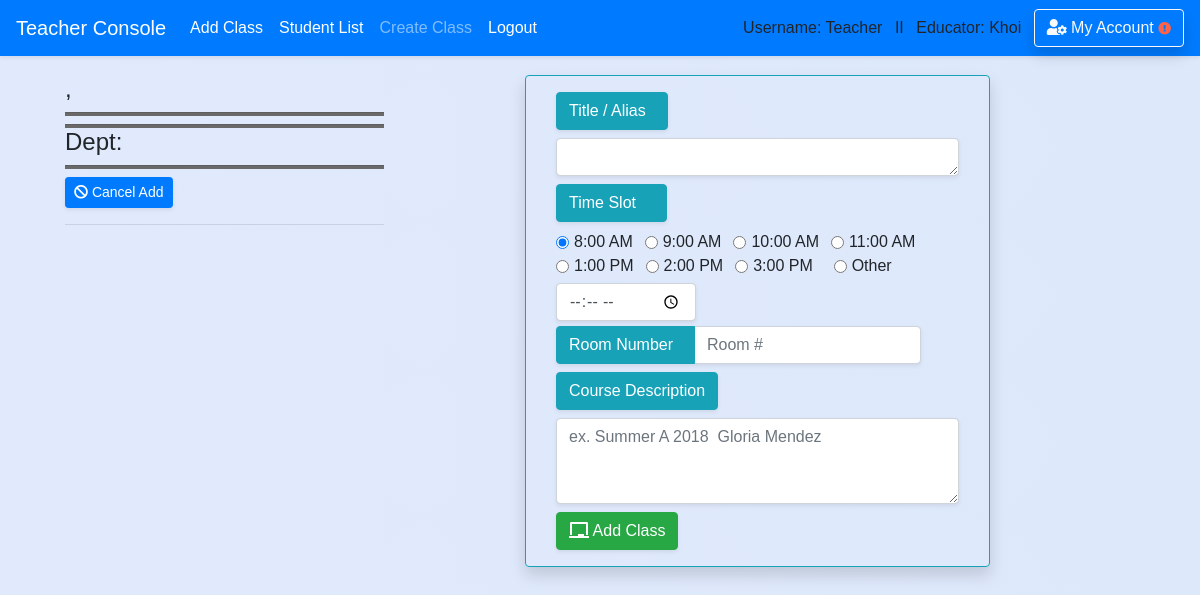
The page /teacher/classroom/add_classroom/13 (signed in) on the database as committed earlier.
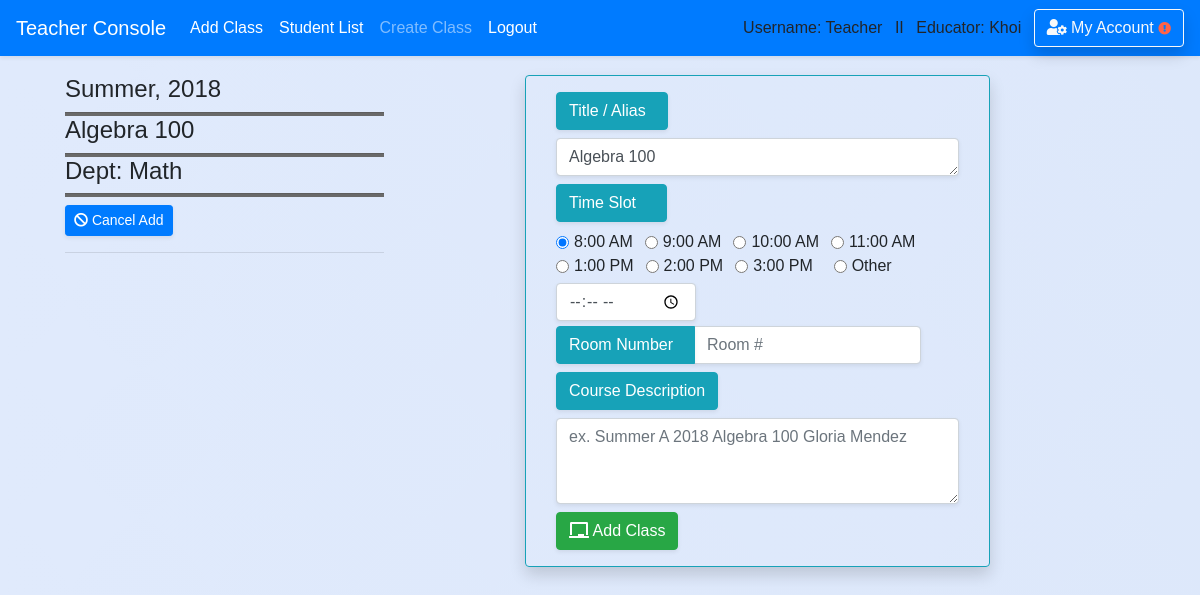
The same page on the database as committed later.
### school_app/models.py (models this page shows, shortened)
class Course(models.Model):
    course_number = models.CharField(max_length=20,default='12345678')
    abbreviated_title = models.CharField(max_length=150,default='')
    course_title = models.CharField(max_length=250,default='') #,unique=True)
    maximum_credit = models.CharField(max_length=10,default='')
    semester = models.CharField(max_length=50,default='')
    year = models.CharField(max_length=4,default='')
    teacher_name = models.CharField(max_length=50,default='')
    description = models.CharField(max_length=450,default='')
    is_archive = models.BooleanField(default=False)
    department = models.ForeignKey('Department',blank=True, null=True, on_delete = models.SET_NULL, related_name='belong_in_department')
    teacher = models.ForeignKey('Teacher',blank=True, null=True, on_delete = models.SET_NULL, related_name='course_by_teacher')
    create_date = models.DateField(auto_now_add=True , blank=True,null=True,)

class Department(models.Model):
    description = models.CharField(max_length=450,default='Department Description')
    name = models.CharField(max_length=75,default='', unique=True)
    teacher = models.ManyToManyField(Teacher,blank=True)
    student = models.ManyToManyField(Student,blank=True)

### school_app/views_logged.py (the view, shortened to what this page needs)
# urls.py: path('teacher/classroom/add_classroom', views_logged.add_classroom, name='add_classroom'),
def add_classroom(request,course_id=None):
    if is_login(request) == False:
        return redirect('/login')
    if is_login(request) == True:
        if request.user.profile.is_teacher == False:
            messages.warning(request, "You don't have Instructor's Privilege!")
            return redirect('/')
        course = Course.objects.filter(id=course_id).first()
        return render(request,'teacher/classroom/add_classroom.html',
        {'course':course})

### school_app/views_functions.py (called while the page is built)
def is_login(request):
    if not request.user.is_authenticated:
        messages.warning(request, "Please Login or Create an Account.")
        return False
    return True

### school_app/templates/teacher/classroom/add_classroom.html (shortened to what the changed rows need)
{% extends 'base.html' %}
{% block content %}
<div class='content'>
  <div class="container-fuild form-row pb-4" style='width:100%'>
    <div class="col-md-5">
        <div class='col-md-9'>
          <h4>{{ course.semester }}, {{ course.year }}</h4>
          <hr class='hr-line'/>
          <h4>{{ course.course_title }}</h4>
          <hr class='hr-line'/>
          <h4>Dept: {{ course.department.name }}</h4>
          <hr class='hr-line'/>
          <a class="btn btn-sm btn-primary shadow-sm mt-2" href='{% url "classroom_view" course_id=course.id %}'><i class="fas fa-ban"></i> Cancel Add </a>
          <hr style="text-align:left;margin-left:0;height:0px;padding: 0px"/>
        </div>
    </div>
    <div class='col-md-5'>
    <div class='form border border-info rounded pb-3 shadow'>
      <form action="/teacher/classroom/add_classroom", method="post", id=''> {% csrf_token %}
        <div class="input-group mt-3" >
        <div>
          <div class="input-group-prepend">
            <label class="btn btn-info shadow-sm arrow" style='cursor:default' for='' >Title / Alias &nbsp</label>
          </div>
            <textarea class="form-control shadow-sm" name='course_title' id="" rows="1" cols='39'
            maxlength='100'placeholder="" data-toggle="popover" title="" data-content="For your reference only"required>{{course.course_title}}</textarea>
          <label class="btn btn-info mt-2 shadow-sm arrow" >Time Slot &nbsp&nbsp&nbsp</label>
        </div>
          <br>
          <br><br>
        <div>
          <label class="btn btn-info shadow-sm arrow" for='description' >Course Description</label>
          <textarea class="form-control shadow-sm" name='description' id="" rows="3" cols='39' placeholder="ex. Summer A 2018 {{course.course_title}} Gloria Mendez"
          maxlength='200' data-toggle="popover" title="" data-content="Briefly describe your Course"required></textarea>
          <button class="btn btn-md btn-success text-center mt-2 shadow-sm"><i class="fas fa-chalkboard"></i> Add Class</button>
        </div>
      </div>
    </form>
    </div>
  </div>
</div>
{% endblock %}

Rows that differ between the two databases and show on the page:
added Course: semester "Summer", year "2018", course_title "Algebra 100", department.name "Math", description "ex. Summer A 2018 Algebra 100 Gloria Mendez"
Other text that changed with them:
form field description: "ex. Summer A 2018 Gloria Mendez" → (not shown)
